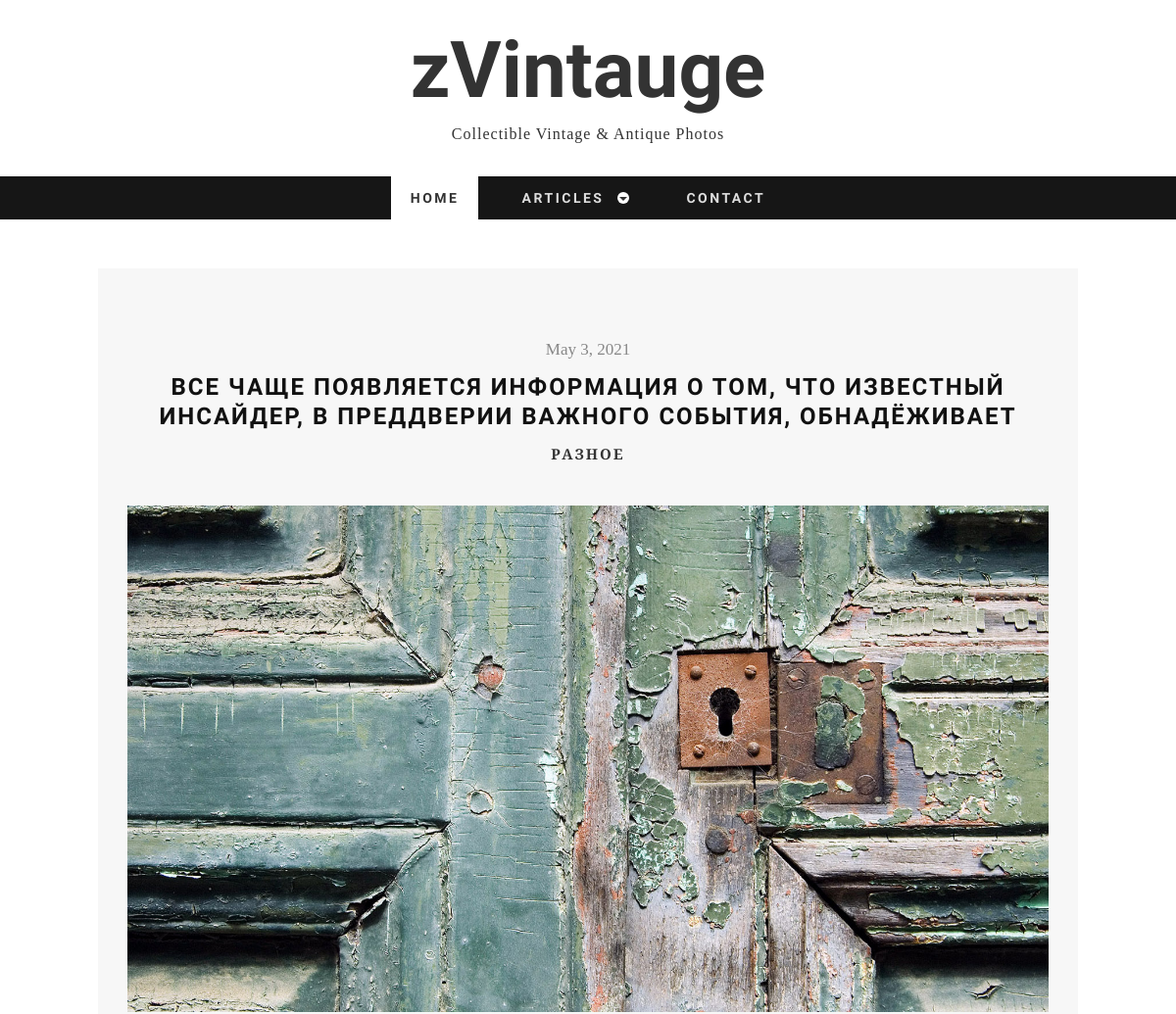
The app's page /articles/26 (upper part), older data.
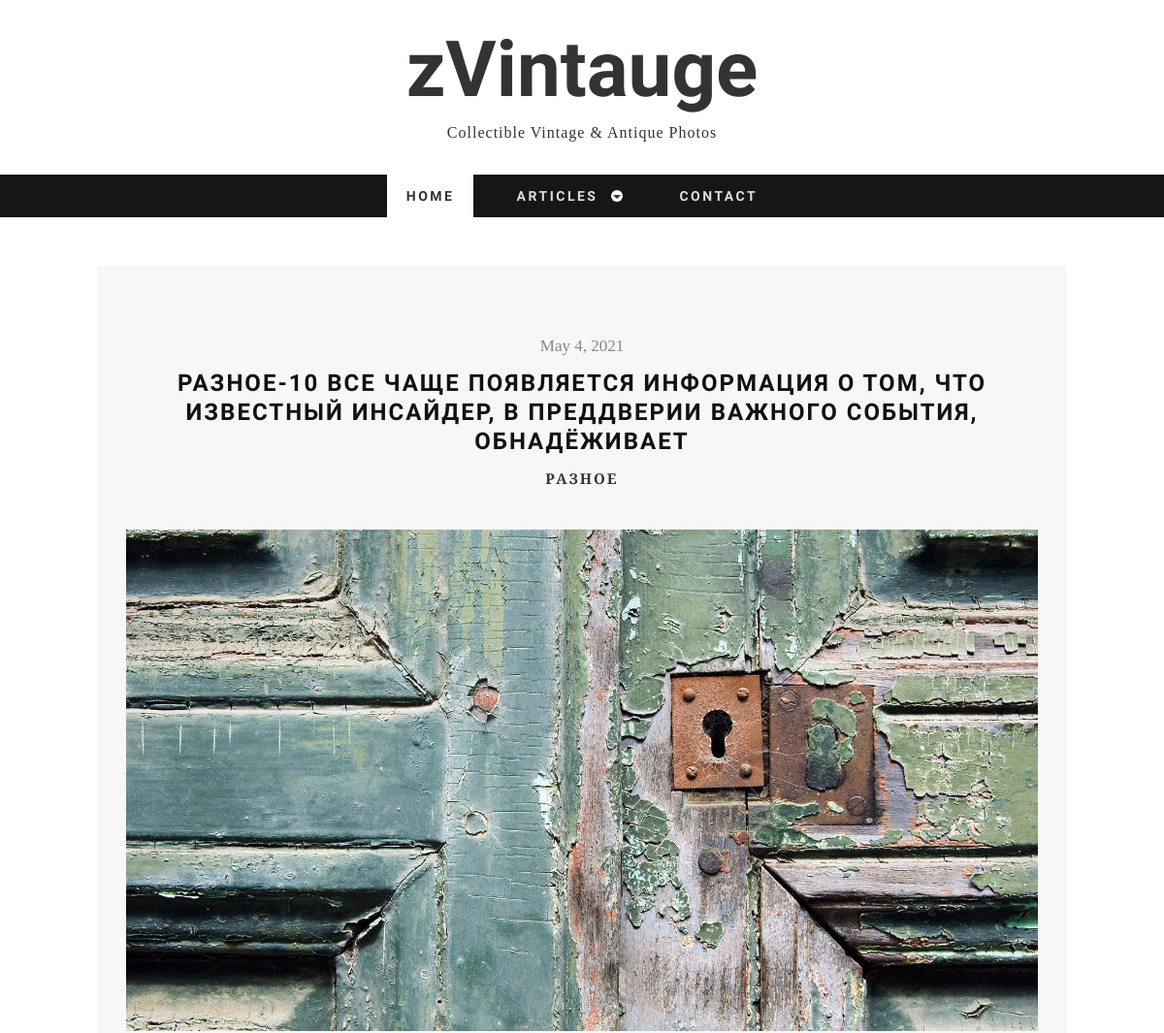
The same page, newer data.
### tables this page shows
CREATE TABLE `posts` (
  `ID` int(11) NOT NULL,
  `ACTIVE` tinyint(1) NOT NULL,
  `TITLE` varchar(255) NOT NULL,
  `CODE` varchar(255) NOT NULL,
  `CONTENT` text NOT NULL,
  `CATEGORY_ID` int(11) NOT NULL,
  `AUTHOR_ID` int(11) NOT NULL,
  `DATE` datetime NOT NULL
);

### classes/posts.php (called while the page is built, shortened)
<?php
    require_once $_SERVER["DOCUMENT_ROOT"] . '/classes/DB.php';
    class Posts extends DB
    {
        public static function getPost($id, array $arSelect)
        {
            $select = !empty($arSelect) ? implode(",", $arSelect) : '*';
            $sql = "SELECT {$select} FROM `posts` WHERE ID={$id}";
            $res = self::query($sql);
            return (count($res) == 1) ? $res[0] : false;
        }
    }

### classes/DB.php (called while the page is built, shortened)
<?php
class DB
{
    private static $host = 'localhost';
    private static $database = 'articles';
    private static $user = 'test';
    private static $password = 'test';
    protected static function query($query)
    {
        try {
            $dsn = "mysql:dbname=" . self::$database . ";host=" . self::$host;
            $dbh = new PDO($dsn, self::$user, self::$password);
            $dbh->exec("set names utf8");
            $dbh->setAttribute(PDO::ATTR_ERRMODE, PDO::ERRMODE_EXCEPTION);
        } catch (PDOException $e) {
            die ('Ошибка подключения:' . $e->getMessage());
        }
        $resQuery = [];
        foreach ($dbh->query($query, PDO::FETCH_ASSOC) as $row) {
            $resQuery[] = $row;
        }
        return $resQuery;
    }
}

### controller/init.php (called while the page is built, shortened)
<?php
require_once $_SERVER["DOCUMENT_ROOT"] . '/classes/posts.php';
require_once $_SERVER["DOCUMENT_ROOT"] . '/classes/categories.php';
require_once $_SERVER["DOCUMENT_ROOT"] . '/classes/authors.php';
if (!empty($_REQUEST['idPost'])) {
    $arPost = Posts::getPost($_REQUEST['idPost'], []);
    if ($arPost!=false && $arPost['ACTIVE'] == true) {
        $category = Categories::getСategory($arPost['CATEGORY_ID'], ['NAME', 'CODE']);
        $author = Authors::getAuthor($arPost['AUTHOR_ID'], ['NAME']);
        $arPost['CATEGORY_NAME'] = $category['NAME'];
        $arPost['CATEGORY_CODE'] = $category['CODE'];
        $arPost['AUTHOR_NAME'] = $author['NAME'];
    }
}

### classes/categories.php (called while the page is built, shortened)
<?php
require_once $_SERVER["DOCUMENT_ROOT"] . '/classes/DB.php';
class Categories extends DB
{
    public static function getСategory($id, array $arSelect)
    {
        $select = !empty($arSelect) ? implode(",", $arSelect) : '*';
        $sql = "SELECT {$select} FROM `categories` WHERE ID={$id}";
        $res = self::query($sql);
        return (count($res) == 1) ? $res[0] : false;
    }
}

### classes/authors.php (called while the page is built, shortened)
<?php
require_once $_SERVER["DOCUMENT_ROOT"] . '/classes/DB.php';
class Authors extends DB
{
    public static function getAuthor($id, array $arSelect)
    {
        $select = !empty($arSelect) ? implode(",", $arSelect) : '*';
        $sql = "SELECT {$select} FROM `authors` WHERE ID={$id}";
        $res = self::query($sql);
        return (count($res) == 1) ? $res[0] : false;
    }
}

### articles/detail.php (the view, shortened to what this page needs)
<?php
    require_once $_SERVER["DOCUMENT_ROOT"] . '/includes/header.php';
?>
    <section id="container">
        <div class="wrap-container">
            <div id="main-content">
                <div class="wrap-content">
                    <div class="row">
                        <article class="single-post zerogrid">
                            <div class="row wrap-post">
                                <div class="entry-header">
                                    <span class="time"><?= date('F j, Y', strtotime($arPost['DATE'])); ?></span>
                                    <h2 class="entry-title"><?= $arPost['TITLE']; ?></h2>
                                    <span class="cat-links"><a href="/articles/<?= $arPost['CATEGORY_CODE'] ?>"><?= $arPost['CATEGORY_NAME']; ?></a></span>
                                </div>
                                <div class="post-thumbnail-wrap">
                                    <img src="../images/slide2.jpg">
                                </div>
                            </div>
                        </article>
                    </div>
                </div>
            </div>
        </div>
    </section>
<?php
    require_once $_SERVER["DOCUMENT_ROOT"] . '/includes/footer.php';
?>

Row changes from the older to the newer data that the page shows:
changed posts: DATE "May 3, 2021" → "May 4, 2021"; TITLE "ВСЕ ЧАЩЕ ПОЯВЛЯЕТСЯ ИНФОРМАЦИЯ О ТОМ, ЧТО ИЗВЕСТНЫЙ ИНСАЙДЕР, В ПРЕДДВЕРИИ ВАЖНОГО СОБЫТИЯ, ОБНАДЁЖИВАЕТ" → "РАЗНОЕ-10 ВСЕ ЧАЩЕ ПОЯВЛЯЕТСЯ ИНФОРМАЦИЯ О ТОМ, ЧТО ИЗВЕСТНЫЙ ИНСАЙДЕР, В ПРЕДДВЕРИИ ВАЖНОГО СОБЫТИЯ, ОБНАДЁЖИВАЕТ"
